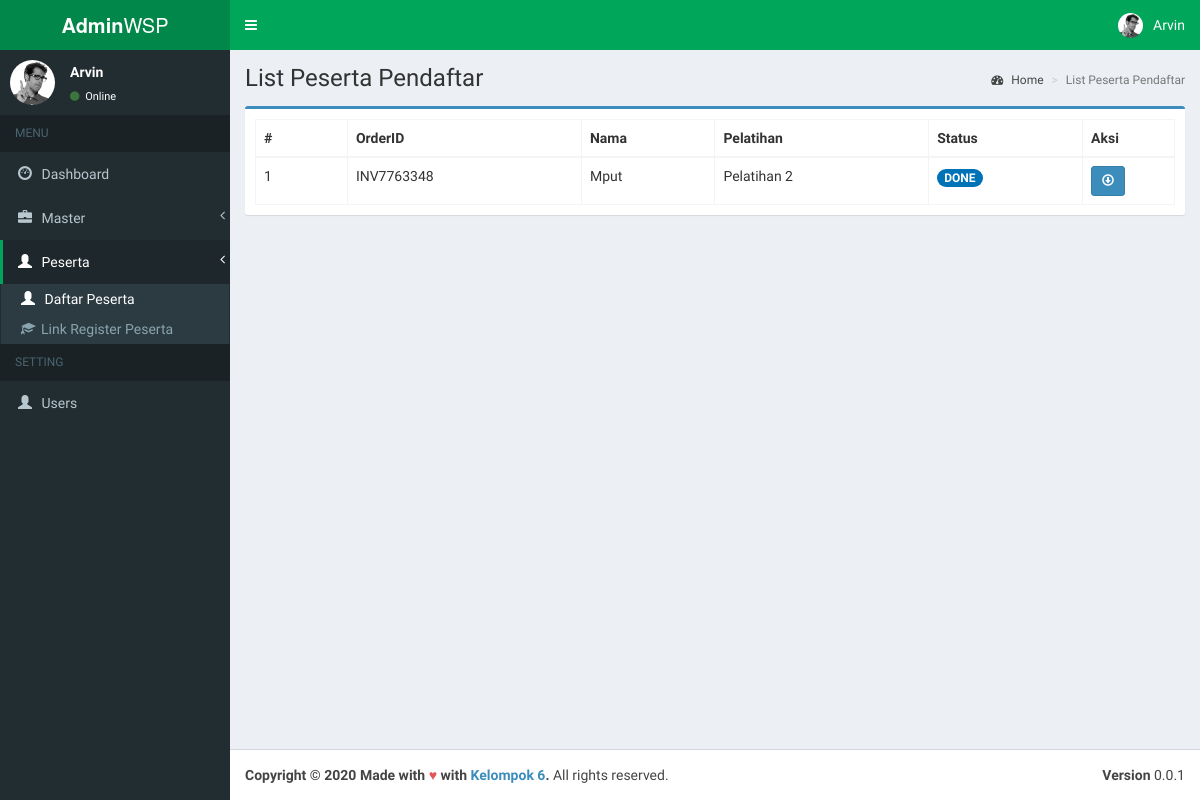
/index.php?page=peserta (signed in), run on an earlier commit of the app's database.
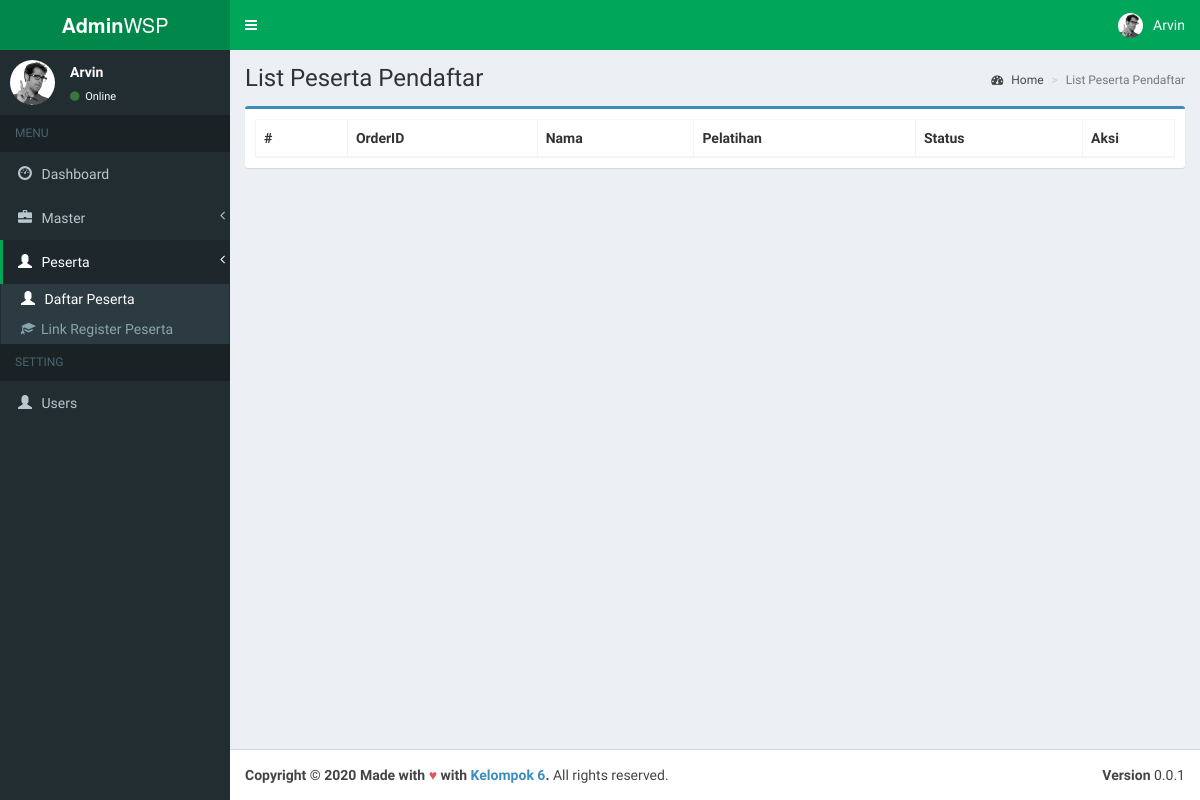
And on a later commit of the database.
### tables this page shows
CREATE TABLE `peserta`  (
  `id` int NOT NULL AUTO_INCREMENT,
  `user_id` int NOT NULL,
  `pelatihan_id` int NOT NULL,
  `email` varchar(255) NULL DEFAULT NULL,
  `nohp` varchar(255) NULL DEFAULT NULL,
  `order_id` varchar(10) NOT NULL,
  `status` varchar(10) NOT NULL,
  `filename` varchar(255) NULL DEFAULT NULL,
  PRIMARY KEY (`id`) USING BTREE
);

CREATE TABLE `users`  (
  `id` int NOT NULL AUTO_INCREMENT,
  `name` varchar(255) NOT NULL,
  `username` varchar(255) NOT NULL,
  `password` varchar(255) NOT NULL,
  `is_admin` tinyint(1) NOT NULL,
  `is_active` tinyint(1) NOT NULL,
  PRIMARY KEY (`id`) USING BTREE
);

CREATE TABLE `pelatihan`  (
  `id` int NOT NULL AUTO_INCREMENT,
  `name` varchar(255) NOT NULL,
  `harga` varchar(255) NOT NULL,
  PRIMARY KEY (`id`) USING BTREE
);

### pages/peserta/list.php (the view, shortened to what this page needs)
<?php
include_once("conf/connection.php");
if (isset($db)) {
    $result = mysqli_query($db, "
        SELECT
	        p.id as peserta_id,
            p.order_id,
            u.name AS fullname,
            e.name AS pelatihan,
            p.email,
            p.status,
            p.filename
        FROM
            peserta p
            INNER JOIN users u ON p.user_id = u.id
            INNER JOIN pelatihan e ON p.pelatihan_id = e.id
        ORDER BY
            u.NAME
    ");
}
?>
<div class="content-wrapper">
    <section class="content-header">
        <h1>
            List Peserta Pendaftar
        </h1>
        <ol class="breadcrumb">
            <li><a href="index.php"><i class="fa fa-dashboard"></i> Home</a></li>
            <li class="active">List Peserta Pendaftar</li>
        </ol>
    </section>
    <section class="content">
        <div class="row">
            <div class="col-xs-12">
                <div class="box box-primary">
                    <div class="box-body">
                        <table id="peserta" class="table table-bordered table-hover table-responsive">
                            <thead>
                            <tr>
                                <th width="10%">#</th>
                                <th>OrderID</th>
                                <th>Nama</th>
                                <th>Pelatihan</th>
                                <th>Status</th>
                                <th width="10%">Aksi</th>
                            </tr>
                            </thead>
                            <tbody>
                            <?php
                                $no=0;
                                if ($result) while($row = mysqli_fetch_array($result)) {
                                    ?>
                                    <tr>
                                        <td><?= $no=$no+1;?></td>
                                        <td><?= $row['order_id'];?></td>
                                        <td><?= $row['fullname'];?></td>
                                        <td><?= $row['pelatihan'];?></td>
                                        <td>
                                            <?php
                                                if ($row["status"] == GeneralHelper::ORDER_NEW) {
                                                    echo '<small class="badge bg-green"> NEW</small>';
                                                } else if ($row["status"] == GeneralHelper::ORDER_ONPROGRESS) {
                                                    echo '<small class="badge bg-yellow"> ONPROGRESS</small>';
                                                } else if ($row["status"] == GeneralHelper::ORDER_CANCEL) {
                                                    echo '<small class="badge bg-red"> CANCEL</small>';
                                                } else {
                                                    echo '<small class="badge bg-blue"> DONE</small>';
                                                }
                                            ?>
                                        </td>
                                        <td>
                                            <?php if ($row["filename"] != null) { ?>
                                                <a target="_blank" href="file/proof/<?=$row['filename'];?>" class="btn btn-sm btn-primary" role="button" title="Lihat Bukti transfer"><i class="glyphicon glyphicon-download"></i></a>
                                            <?php } ?>
                                        </td>
                                    </tr>
                                <?php } else { ?>
                                <tr>
                                    <td colspan="5" align="center">Data Tidak Ditemukan</td>
                                </tr>
                                <?php }?>
                            </tbody>
                        </table>
                    </div>
                </div>
            </div>
        </div>
    </section>
</div>

What changed in the data, as far as the page shows it:
removed peserta: order "INV7763348", user.name "Mput", pelatihan.name "Pelatihan 2", status "DONE"
